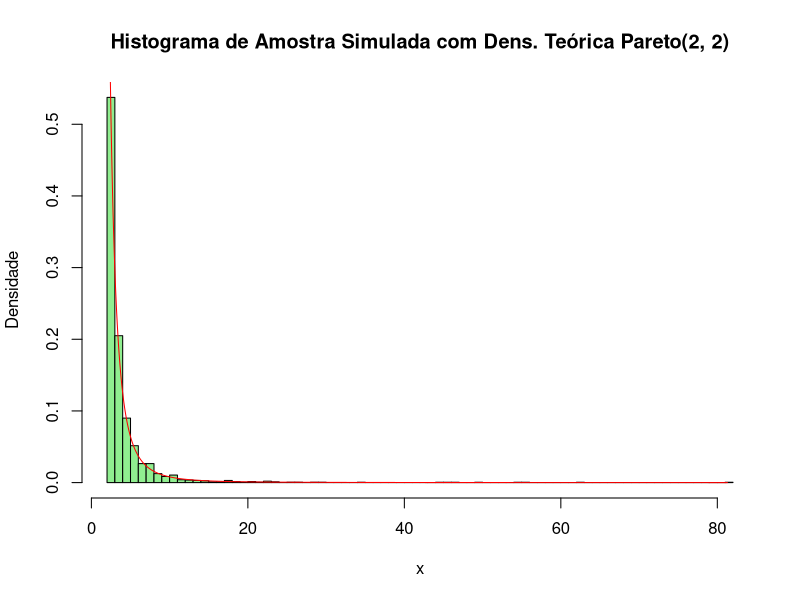
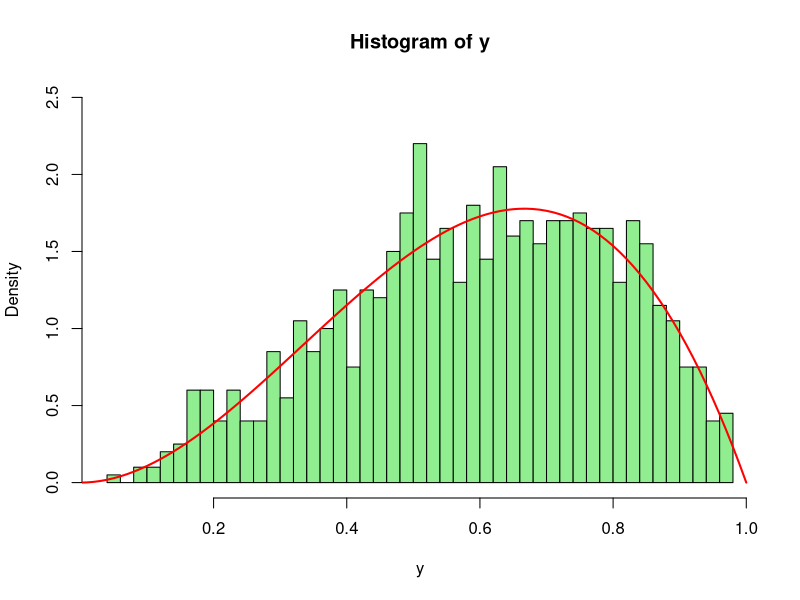

These charts were generated, in order, by the following R code:
## ---- chunk 1
set.seed(1)
# Valores iniciais dados pelo problema
a <- 2
b <- 2
n <- 2000
u <- runif(n)
x <- b * (u)^(-1/a)
print(summary(x))

hist(x, breaks = 100, prob = TRUE, col = 'lightgreen'
     , main = "Histograma de Amostra Simulada com Dens. Teórica Pareto(2, 2)"
     , xlab = 'x', ylab = 'Densidade')
y <- sort(x)
fy <- a * b^a * y^(- (a + 1))
lines (y, fy, col = 'red', lwd = 1)

## ---- chunk 2
function_Beta <- function(n, a, b) 
{ 
  n <- 1000
  k <- 0
  y <- numeric(n) 
  count <- 0
  while (k < n) 
  {
    u <- runif(1)
    x <- runif(1)
    if (x^(a - 1) * (1 - x)^(b - 1) > u) 
    {
      k <- k + 1
      y[k] <- x
    }
    count <- count + 1
  }
  print(paste("Quantidade de iterações: ", count))
  return(y)
}

y <- function_Beta(2000, a = 3, b = 2)
hist(y, breaks = 50, prob = TRUE, ylim = c(0, 2.5), col='lightgreen')
z <- seq (0, 1, .01)
f.z <- 12 * z^2 * (1-z)
lines (z, f.z, col = 'red', lwd=2)
## ---- chunk 3
1 + 1
## ---- chunk 4
#| echo: false
2 * 2
